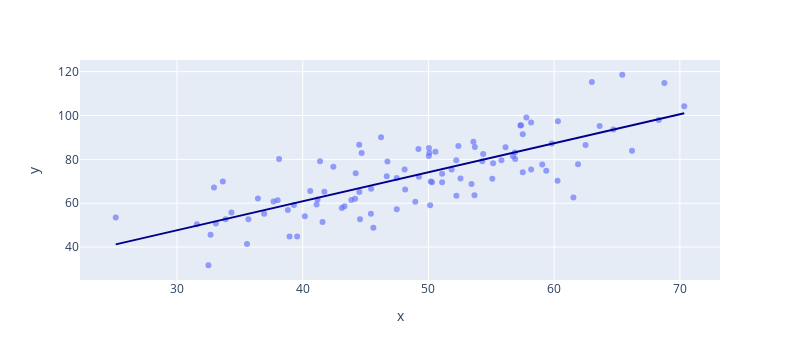

Notebook cell for this chart:
### Code cell
import plotly.express as px

fig = px.scatter(x=x, y=y,
                 opacity=0.65,
                trendline='ols',
                 trendline_color_override='darkblue',
                 width=800
                )
fig.show()
